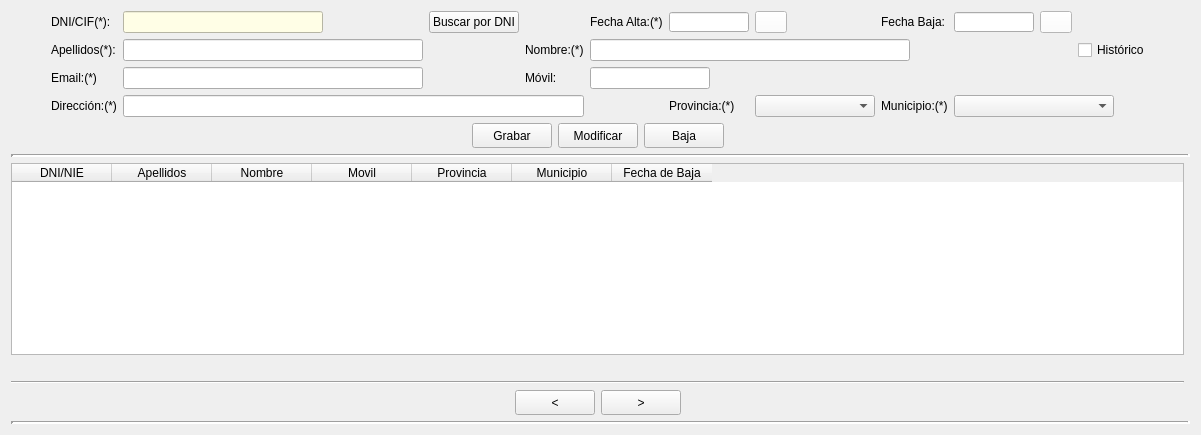
      <widget class="QWidget" name="pesClientes">
       <attribute name="title">
        <string>CLIENTES</string>
       </attribute>
       <layout class="QGridLayout" name="gridLayout_3">
        <item row="6" column="0">
         <layout class="QHBoxLayout" name="horizontalLayout_4">
          <item>
           <spacer name="horizontalSpacer_25">
            <property name="orientation">
             <enum>Qt::Horizontal</enum>
            </property>
            <property name="sizeHint" stdset="0">
             <size>
              <width>40</width>
              <height>20</height>
             </size>
            </property>
           </spacer>
          </item>
          <item>
           <widget class="QPushButton" name="btnTablaAtras">
            <property name="minimumSize">
             <size>
              <width>80</width>
              <height>25</height>
             </size>
            </property>
            <property name="maximumSize">
             <size>
              <width>80</width>
              <height>25</height>
             </size>
            </property>
            <property name="styleSheet">
             <string notr="true">font: 75 14pt &quot;MS Shell Dlg 2&quot;;</string>
            </property>
            <property name="text">
             <string>&lt;</string>
            </property>
           </widget>
          </item>
          <item>
           <widget class="QPushButton" name="btnTablaAlante">
            <property name="minimumSize">
             <size>
              <width>80</width>
              <height>25</height>
             </size>
            </property>
            <property name="maximumSize">
             <size>
              <width>80</width>
              <height>25</height>
             </size>
            </property>
            <property name="styleSheet">
             <string notr="true">font: 75 14pt &quot;MS Shell Dlg 2&quot;;</string>
            </property>
            <property name="text">
             <string>&gt;</string>
            </property>
           </widget>
          </item>
          <item>
           <spacer name="horizontalSpacer_26">
            <property name="orientation">
             <enum>Qt::Horizontal</enum>
            </property>
            <property name="sizeHint" stdset="0">
             <size>
              <width>40</width>
              <height>20</height>
             </size>
            </property>
           </spacer>
          </item>
         </layout>
        </item>
        <item row="2" column="0" colspan="2">
         <widget class="Line" name="line">
          <property name="lineWidth">
           <number>3</number>
          </property>
          <property name="orientation">
           <enum>Qt::Horizontal</enum>
          </property>
         </widget>
        </item>
        <item row="3" column="0">
         <widget class="QTableWidget" name="tablaClientes">
          <property name="sizePolicy">
           <sizepolicy hsizetype="Expanding" vsizetype="Expanding">
            <horstretch>0</horstretch>
            <verstretch>0</verstretch>
           </sizepolicy>
          </property>
          <property name="autoFillBackground">
           <bool>true</bool>
          </property>
          <property name="selectionMode">
           <enum>QAbstractItemView::SingleSelection</enum>
          </property>
          <property name="selectionBehavior">
           <enum>QAbstractItemView::SelectRows</enum>
          </property>
          <attribute name="verticalHeaderVisible">
           <bool>false</bool>
          </attribute>
          <column>
           <property name="text">
            <string>DNI/NIE</string>
           </property>
          </column>
          <column>
           <property name="text">
            <string>Apellidos</string>
           </property>
          </column>
          <column>
           <property name="text">
            <string>Nombre</string>
           </property>
          </column>
          <column>
           <property name="text">
            <string>Movil</string>
           </property>
          </column>
          <column>
           <property name="text">
            <string>Provincia</string>
           </property>
          </column>
          <column>
           <property name="text">
            <string>Municipio</string>
           </property>
          </column>
          <column>
           <property name="text">
            <string>Fecha de Baja</string>
           </property>
          </column>
         </widget>
        </item>
        <item row="0" column="0" colspan="2">
         <layout class="QGridLayout" name="gridLayout">
          <item row="3" column="0">
           <spacer name="horizontalSpacer_14">
            <property name="orientation">
             <enum>Qt::Horizontal</enum>
            </property>
            <property name="sizeHint" stdset="0">
             <size>
              <width>40</width>
              <height>20</height>
             </size>
            </property>
           </spacer>
          </item>
          <item row="3" column="12">
           <spacer name="horizontalSpacer_10">
            <property name="orientation">
             <enum>Qt::Horizontal</enum>
            </property>
            <property name="sizeType">
             <enum>QSizePolicy::Expanding</enum>
            </property>
            <property name="sizeHint" stdset="0">
             <size>
              <width>40</width>
              <height>20</height>
             </size>
            </property>
           </spacer>
          </item>
          <item row="2" column="12">
           <spacer name="horizontalSpacer_11">
            <property name="orientation">
             <enum>Qt::Horizontal</enum>
            </property>
            <property name="sizeType">
             <enum>QSizePolicy::Expanding</enum>
            </property>
            <property name="sizeHint" stdset="0">
             <size>
              <width>40</width>
              <height>20</height>
             </size>
            </property>
           </spacer>
          </item>
          <item row="3" column="9" colspan="3">
           <widget class="QComboBox" name="cmbMunicli">
            <property name="sizePolicy">
             <sizepolicy hsizetype="Fixed" vsizetype="Fixed">
              <horstretch>0</horstretch>
              <verstretch>0</verstretch>
             </sizepolicy>
            </property>
            <property name="minimumSize">
             <size>
              <width>160</width>
              <height>0</height>
             </size>
            </property>
           </widget>
          </item>
          <item row="2" column="0">
           <spacer name="horizontalSpacer_13">
            <property name="orientation">
             <enum>Qt::Horizontal</enum>
            </property>
            <property name="sizeHint" stdset="0">
             <size>
              <width>40</width>
              <height>20</height>
             </size>
            </property>
           </spacer>
          </item>
          <item row="0" column="7">
           <widget class="QPushButton" name="btnAltacli">
            <property name="maximumSize">
             <size>
              <width>32</width>
              <height>16777215</height>
             </size>
            </property>
            <property name="sizeIncrement">
             <size>
              <width>32</width>
              <height>0</height>
             </size>
            </property>
            <property name="contextMenuPolicy">
             <enum>Qt::PreventContextMenu</enum>
            </property>
            <property name="styleSheet">
             <string notr="true">background-color: rgb(255, 255, 255);</string>
            </property>
            <property name="text">
             <string/>
            </property>
            <property name="icon">
             <iconset>
              <normaloff>../img/calendar.ico</normaloff>../img/calendar.ico</iconset>
            </property>
           </widget>
          </item>
          <item row="0" column="2">
           <widget class="QLineEdit" name="txtDnicli">
            <property name="minimumSize">
             <size>
              <width>120</width>
              <height>0</height>
             </size>
            </property>
            <property name="maximumSize">
             <size>
              <width>200</width>
              <height>16777215</height>
             </size>
            </property>
            <property name="styleSheet">
             <string notr="true">background-color: rgb(255, 254, 230);</string>
            </property>
           </widget>
          </item>
          <item row="1" column="3">
           <spacer name="horizontalSpacer">
            <property name="orientation">
             <enum>Qt::Horizontal</enum>
            </property>
            <property name="sizeType">
             <enum>QSizePolicy::Maximum</enum>
            </property>
            <property name="sizeHint" stdset="0">
             <size>
              <width>20</width>
              <height>20</height>
             </size>
            </property>
           </spacer>
          </item>
          <item row="0" column="6">
           <widget class="QLineEdit" name="txtAltacli">
            <property name="maximumSize">
             <size>
              <width>80</width>
              <height>20</height>
             </size>
            </property>
           </widget>
          </item>
          <item row="1" column="5" colspan="5">
           <widget class="QLineEdit" name="txtNomecli">
            <property name="minimumSize">
             <size>
              <width>300</width>
              <height>0</height>
             </size>
            </property>
            <property name="maximumSize">
             <size>
              <width>320</width>
              <height>16777215</height>
             </size>
            </property>
            <property name="text">
             <string/>
            </property>
           </widget>
          </item>
          <item row="0" column="8">
           <widget class="QLabel" name="lblBajacli">
            <property name="text">
             <string>Fecha Baja:</string>
            </property>
           </widget>
          </item>
          <item row="1" column="4">
           <widget class="QLabel" name="lblNomcli">
            <property name="sizePolicy">
             <sizepolicy hsizetype="Fixed" vsizetype="Preferred">
              <horstretch>0</horstretch>
              <verstretch>0</verstretch>
             </sizepolicy>
            </property>
            <property name="text">
             <string>Nombre:(*)</string>
            </property>
           </widget>
          </item>
          <item row="0" column="10">
           <widget class="QPushButton" name="btnBajacli">
            <property name="maximumSize">
             <size>
              <width>32</width>
              <height>16777215</height>
             </size>
            </property>
            <property name="sizeIncrement">
             <size>
              <width>32</width>
              <height>0</height>
             </size>
            </property>
            <property name="contextMenuPolicy">
             <enum>Qt::PreventContextMenu</enum>
            </property>
            <property name="styleSheet">
             <string notr="true">background-color: rgb(255, 255, 255);</string>
            </property>
            <property name="text">
             <string/>
            </property>
            <property name="icon">
             <iconset>
              <normaloff>../img/calendar.ico</normaloff>../img/calendar.ico</iconset>
            </property>
           </widget>
          </item>
          <item row="1" column="0">
           <spacer name="horizontalSpacer_12">
            <property name="orientation">
             <enum>Qt::Horizontal</enum>
            </property>
            <property name="sizeHint" stdset="0">
             <size>
              <width>40</width>
              <height>20</height>
             </size>
            </property>
           </spacer>
          </item>
          <item row="1" column="1">
           <widget class="QLabel" name="lblApelcli">
            <property name="sizePolicy">
             <sizepolicy hsizetype="Fixed" vsizetype="Preferred">
              <horstretch>0</horstretch>
              <verstretch>0</verstretch>
             </sizepolicy>
            </property>
            <property name="text">
             <string>Apellidos(*):</string>
            </property>
           </widget>
          </item>
          <item row="0" column="12">
           <spacer name="horizontalSpacer_16">
            <property name="orientation">
             <enum>Qt::Horizontal</enum>
            </property>
            <property name="sizeHint" stdset="0">
             <size>
              <width>40</width>
              <height>20</height>
             </size>
            </property>
           </spacer>
          </item>
          <item row="3" column="1">
           <widget class="QLabel" name="lblDircli">
            <property name="sizePolicy">
             <sizepolicy hsizetype="Fixed" vsizetype="Preferred">
              <horstretch>0</horstretch>
              <verstretch>0</verstretch>
             </sizepolicy>
            </property>
            <property name="text">
             <string>Dirección:(*)</string>
            </property>
           </widget>
          </item>
          <item row="2" column="5" colspan="3">
           <widget class="QLineEdit" name="txtMovilcli">
            <property name="sizePolicy">
             <sizepolicy hsizetype="Fixed" vsizetype="Fixed">
              <horstretch>0</horstretch>
              <verstretch>0</verstretch>
             </sizepolicy>
            </property>
            <property name="minimumSize">
             <size>
              <width>120</width>
              <height>0</height>
             </size>
            </property>
           </widget>
          </item>
          <item row="0" column="0">
           <spacer name="horizontalSpacer_15">
            <property name="orientation">
             <enum>Qt::Horizontal</enum>
            </property>
            <property name="sizeHint" stdset="0">
             <size>
              <width>40</width>
              <height>20</height>
             </size>
            </property>
           </spacer>
          </item>
          <item row="3" column="5">
           <spacer name="horizontalSpacer_3">
            <property name="orientation">
             <enum>Qt::Horizontal</enum>
            </property>
            <property name="sizeType">
             <enum>QSizePolicy::Minimum</enum>
            </property>
            <property name="sizeHint" stdset="0">
             <size>
              <width>20</width>
              <height>20</height>
             </size>
            </property>
           </spacer>
          </item>
          <item row="2" column="3">
           <spacer name="horizontalSpacer_2">
            <property name="orientation">
             <enum>Qt::Horizontal</enum>
            </property>
            <property name="sizeType">
             <enum>QSizePolicy::Minimum</enum>
            </property>
            <property name="sizeHint" stdset="0">
             <size>
              <width>20</width>
              <height>20</height>
             </size>
            </property>
           </spacer>
          </item>
          <item row="2" column="1">
           <widget class="QLabel" name="lblEmailcli">
            <property name="sizePolicy">
             <sizepolicy hsizetype="Fixed" vsizetype="Preferred">
              <horstretch>0</horstretch>
              <verstretch>0</verstretch>
             </sizepolicy>
            </property>
            <property name="text">
             <string>Email:(*)</string>
            </property>
           </widget>
          </item>
          <item row="3" column="6">
           <widget class="QLabel" name="lblProvcli">
            <property name="sizePolicy">
             <sizepolicy hsizetype="Fixed" vsizetype="Preferred">
              <horstretch>0</horstretch>
              <verstretch>0</verstretch>
             </sizepolicy>
            </property>
            <property name="text">
             <string>Provincia:(*)</string>
            </property>
           </widget>
          </item>
          <item row="3" column="2" colspan="3">
           <widget class="QLineEdit" name="txtDircli">
            <property name="minimumSize">
             <size>
              <width>400</width>
              <height>0</height>
             </size>
            </property>
           </widget>
          </item>
          <item row="3" column="7">
           <widget class="QComboBox" name="cmbProvcli">
            <property name="sizePolicy">
             <sizepolicy hsizetype="Fixed" vsizetype="Fixed">
              <horstretch>0</horstretch>
              <verstretch>0</verstretch>
             </sizepolicy>
            </property>
            <property name="minimumSize">
             <size>
              <width>120</width>
              <height>0</height>
             </size>
            </property>
           </widget>
          </item>
          <item row="1" column="2">
           <widget class="QLineEdit" name="txtApelcli">
            <property name="minimumSize">
             <size>
              <width>300</width>
              <height>0</height>
             </size>
            </property>
            <property name="maximumSize">
             <size>
              <width>320</width>
              <height>16777215</height>
             </size>
            </property>
           </widget>
          </item>
          <item row="1" column="12">
           <spacer name="horizontalSpacer_9">
            <property name="orientation">
             <enum>Qt::Horizontal</enum>
            </property>
            <property name="sizeType">
             <enum>QSizePolicy::Expanding</enum>
            </property>
            <property name="sizeHint" stdset="0">
             <size>
              <width>40</width>
              <height>20</height>
             </size>
            </property>
           </spacer>
          </item>
          <item row="0" column="5">
           <widget class="QLabel" name="lblAltacli">
            <property name="text">
             <string>Fecha Alta:(*)</string>
            </property>
           </widget>
          </item>
          <item row="0" column="9">
           <widget class="QLineEdit" name="txtBajacli">
            <property name="minimumSize">
             <size>
              <width>80</width>
              <height>20</height>
             </size>
            </property>
            <property name="maximumSize">
             <size>
              <width>80</width>
              <height>20</height>
             </size>
            </property>
           </widget>
          </item>
          <item row="1" column="10">
           <spacer name="horizontalSpacer_8">
            <property name="orientation">
             <enum>Qt::Horizontal</enum>
            </property>
            <property name="sizeType">
             <enum>QSizePolicy::Fixed</enum>
            </property>
            <property name="sizeHint" stdset="0">
             <size>
              <width>20</width>
              <height>20</height>
             </size>
            </property>
           </spacer>
          </item>
          <item row="1" column="11">
           <widget class="QCheckBox" name="chkHistoriacli">
            <property name="sizePolicy">
             <sizepolicy hsizetype="Fixed" vsizetype="Fixed">
              <horstretch>0</horstretch>
              <verstretch>0</verstretch>
             </sizepolicy>
            </property>
            <property name="text">
             <string>Histórico</string>
            </property>
           </widget>
          </item>
          <item row="0" column="1">
           <widget class="QLabel" name="lblDnicli">
            <property name="sizePolicy">
             <sizepolicy hsizetype="Fixed" vsizetype="Preferred">
              <horstretch>0</horstretch>
              <verstretch>0</verstretch>
             </sizepolicy>
            </property>
            <property name="text">
             <string>DNI/CIF(*):</string>
            </property>
           </widget>
          </item>
          <item row="2" column="4">
           <widget class="QLabel" name="lblMovilcli">
            <property name="sizePolicy">
             <sizepolicy hsizetype="Fixed" vsizetype="Preferred">
              <horstretch>0</horstretch>
              <verstretch>0</verstretch>
             </sizepolicy>
            </property>
            <property name="text">
             <string>Móvil:</string>
            </property>
           </widget>
          </item>
          <item row="3" column="8">
           <widget class="QLabel" name="lblMunicli_2">
            <property name="sizePolicy">
             <sizepolicy hsizetype="Fixed" vsizetype="Preferred">
              <horstretch>0</horstretch>
              <verstretch>0</verstretch>
             </sizepolicy>
            </property>
            <property name="text">
             <string>Municipio:(*)</string>
            </property>
           </widget>
          </item>
          <item row="2" column="2">
           <widget class="QLineEdit" name="txtEmailcli">
            <property name="minimumSize">
             <size>
              <width>300</width>
              <height>0</height>
             </size>
            </property>
            <property name="maximumSize">
             <size>
              <width>320</width>
              <height>16777215</height>
             </size>
            </property>
            <property name="text">
             <string/>
            </property>
           </widget>
          </item>
          <item row="0" column="3">
           <widget class="QPushButton" name="btnBuscarCli">
            <property name="text">
             <string>Buscar por DNI</string>
            </property>
            <property name="icon">
             <iconset>
              <normaloff>../img/magnifying.ico</normaloff>../img/magnifying.ico</iconset>
            </property>
           </widget>
          </item>
         </layout>
        </item>
        <item row="5" column="0">
         <widget class="Line" name="line_4">
          <property name="orientation">
           <enum>Qt::Horizontal</enum>
          </property>
         </widget>
        </item>
        <item row="9" column="0" colspan="2">
         <widget class="Line" name="line_2">
          <property name="lineWidth">
           <number>3</number>
          </property>
          <property name="orientation">
           <enum>Qt::Horizontal</enum>
          </property>
         </widget>
        </item>
        <item row="1" column="0">
         <layout class="QHBoxLayout" name="horizontalLayout">
          <item>
           <spacer name="horizontalSpacer_6">
            <property name="orientation">
             <enum>Qt::Horizontal</enum>
            </property>
            <property name="sizeHint" stdset="0">
             <size>
              <width>40</width>
              <height>20</height>
             </size>
            </property>
           </spacer>
          </item>
          <item>
           <widget class="QPushButton" name="btnGrabarcli">
            <property name="minimumSize">
             <size>
              <width>80</width>
              <height>25</height>
             </size>
            </property>
            <property name="text">
             <string>Grabar</string>
            </property>
           </widget>
          </item>
          <item>
           <widget class="QPushButton" name="btnModifcli">
            <property name="minimumSize">
             <size>
              <width>80</width>
              <height>25</height>
             </size>
            </property>
            <property name="text">
             <string>Modificar</string>
            </property>
           </widget>
          </item>
          <item>
           <widget class="QPushButton" name="btnDelcli">
            <property name="minimumSize">
             <size>
              <width>80</width>
              <height>25</height>
             </size>
            </property>
            <property name="text">
             <string>Baja</string>
            </property>
           </widget>
          </item>
          <item>
           <spacer name="horizontalSpacer_7">
            <property name="orientation">
             <enum>Qt::Horizontal</enum>
            </property>
            <property name="sizeType">
             <enum>QSizePolicy::Expanding</enum>
            </property>
            <property name="sizeHint" stdset="0">
             <size>
              <width>40</width>
              <height>20</height>
             </size>
            </property>
           </spacer>
          </item>
         </layout>
        </item>
        <item row="4" column="0" alignment="Qt::AlignHCenter|Qt::AlignVCenter">
         <widget class="QLabel" name="lblNumPaginaCli">
          <property name="text">
           <string/>
          </property>
         </widget>
        </item>
       </layout>
      </widget>
